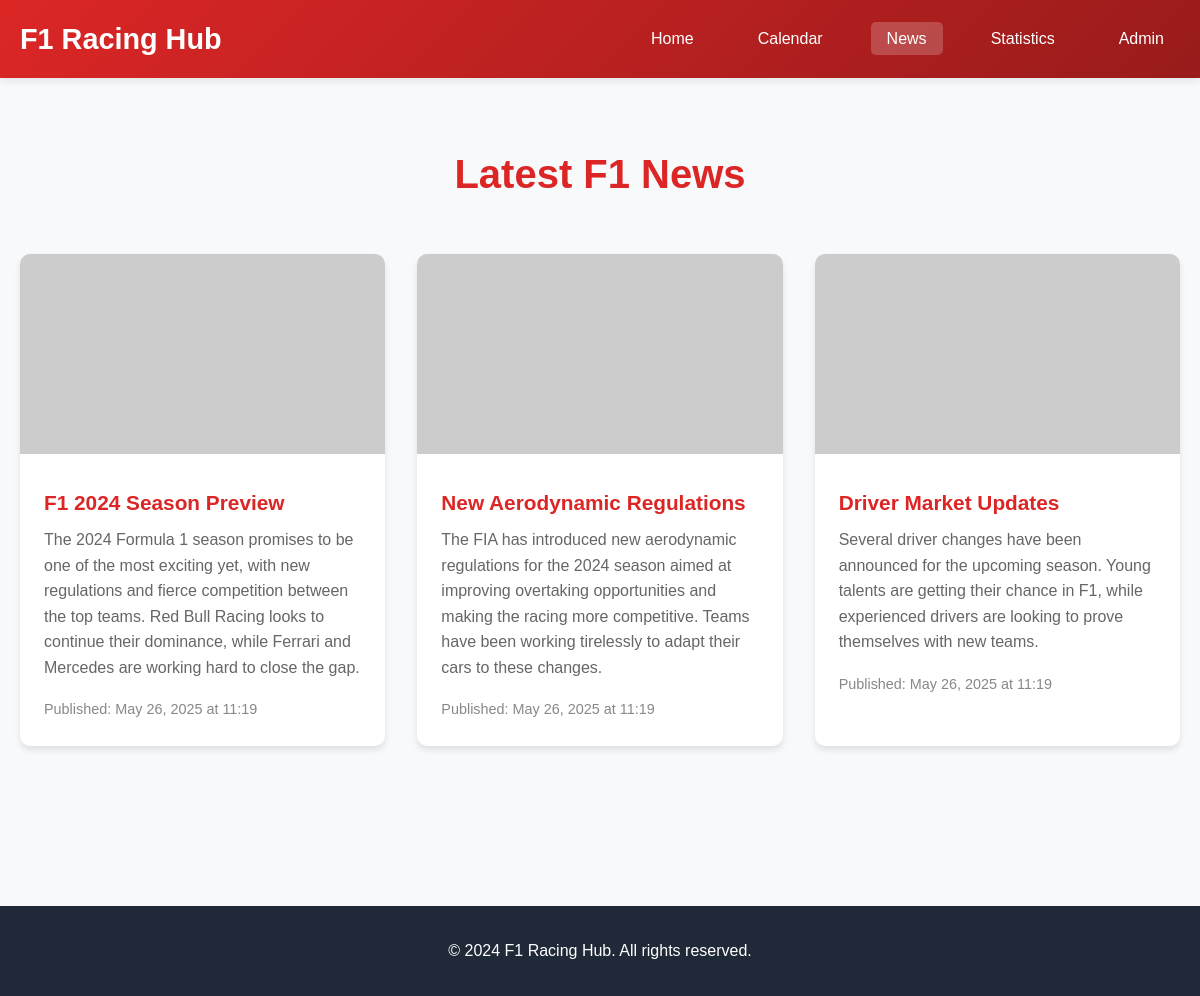
Page /news.php on the committed database.
### tables this page shows
CREATE TABLE `news` (
  `id` int(11) NOT NULL,
  `title` varchar(200) NOT NULL,
  `content` text NOT NULL,
  `image_url` varchar(255) DEFAULT NULL,
  `published_at` timestamp NOT NULL DEFAULT current_timestamp(),
  `status` enum('published','draft') DEFAULT 'published'
);

### news.php (the view, shortened to what this page needs)
<?php
require_once 'config.php';
$stmt = $pdo->query("SELECT * FROM news WHERE status = 'published' ORDER BY published_at DESC");
$news = $stmt->fetchAll(PDO::FETCH_ASSOC);
?>
<!DOCTYPE html>
<html lang="en">
<head>
    <link rel="stylesheet" href="style.css">
</head>
<body>
    <header>
        <nav class="navbar">
            <div class="nav-container">
                <div class="logo">
                    <h1>F1 Racing Hub</h1>
                </div>
                <ul class="nav-menu">
                    <li><a href="index.php">Home</a></li>
                    <li><a href="calendar.php">Calendar</a></li>
                    <li><a href="news.php" class="active">News</a></li>
                    <li><a href="statistics.php">Statistics</a></li>
                    <li><a href="admin_login.php">Admin</a></li>
                </ul>
            </div>
        </nav>
    </header>
    <main>
        <section class="section">
            <div class="container">
                <h2 class="section-title">Latest F1 News</h2>
                <?php if (empty($news)): ?>
                    <p class="text-center">No news articles available yet.</p>
                <?php else: ?>
                    <div class="news-grid">
                        <?php foreach ($news as $article): ?>
                            <div class="news-card">
                                <?php if ($article['image_url']): ?>
                                    <img src="<?php echo htmlspecialchars($article['image_url']); ?>" alt="<?php echo htmlspecialchars($article['title']); ?>">
                                <?php endif; ?>
                                <div class="news-content">
                                    <h4><?php echo htmlspecialchars($article['title']); ?></h4>
                                    <p><?php echo nl2br(htmlspecialchars($article['content'])); ?></p>
                                    <small>Published: <?php echo date('M j, Y \a\t H:i', strtotime($article['published_at'])); ?></small>
                                </div>
                            </div>
                        <?php endforeach; ?>
                    </div>
                <?php endif; ?>
            </div>
        </section>
    </main>
    <footer>
        <div class="container">
            <p>&copy; 2024 F1 Racing Hub. All rights reserved.</p>
        </div>
    </footer>
</body>
</html>

### style.css (style rules this page uses)
* { margin: 0; padding: 0; box-sizing: border-box; }
body { font-family: 'Arial', sans-serif; line-height: 1.6; color: #333; background-color: #f8f9fa; }
.container { max-width: 1200px; margin: 0 auto; padding: 0 20px; }
.navbar { background: linear-gradient(135deg, #dc2626, #991b1b); padding: 1rem 0; position: sticky; top: 0; z-index: 100; box-shadow: 0 2px 10px rgba(0,0,0,0.1); }
.nav-container { max-width: 1200px; margin: 0 auto; padding: 0 20px; display: flex; justify-content: space-between; align-items: center; }
.logo h1 { color: white; font-size: 1.8rem; font-weight: bold; }
.nav-menu { display: flex; list-style: none; gap: 2rem; }
.nav-menu a { color: white; text-decoration: none; padding: 0.5rem 1rem; border-radius: 5px; transition: background-color 0.3s; }
.nav-menu a:hover, .nav-menu a.active { background-color: rgba(255,255,255,0.2); }
.section { padding: 4rem 0; }
.section-title { text-align: center; font-size: 2.5rem; margin-bottom: 3rem; color: #dc2626; }
.news-grid { display: grid; grid-template-columns: repeat(auto-fit, minmax(350px, 1fr)); gap: 2rem; margin-bottom: 2rem; }
.news-card { background: white; border-radius: 10px; overflow: hidden; box-shadow: 0 4px 6px rgba(0,0,0,0.1); transition: transform 0.3s, box-shadow 0.3s; }
.news-card img { width: 100%; height: 200px; object-fit: cover; }
.news-content { padding: 1.5rem; }
.news-content h4 { font-size: 1.3rem; margin-bottom: 0.5rem; color: #dc2626; }
.news-content p { margin-bottom: 1rem; color: #666; }
.news-content small { color: #888; font-size: 0.9rem; }
footer { background-color: #1f2937; color: white; text-align: center; padding: 2rem 0; margin-top: 4rem; }

### rows in the picture
news: title "F1 2024 Season Preview", content "The 2024 Formula 1 season promises to be one of the most exciting yet, with new regulations and fierce competition between the top teams. Red Bull Racing looks to continue their dominance, while Ferrari and Mercedes are working hard to close the gap.", published_at "May 26, 2025 at 11:19"
news: title "New Aerodynamic Regulations", content "The FIA has introduced new aerodynamic regulations for the 2024 season aimed at improving overtaking opportunities and making the racing more competitive. Teams have been working tirelessly to adapt their cars to these changes.", published_at "May 26, 2025 at 11:19"
news: title "Driver Market Updates", content "Several driver changes have been announced for the upcoming season. Young talents are getting their chance in F1, while experienced drivers are looking to prove themselves with new teams.", published_at "May 26, 2025 at 11:19"
